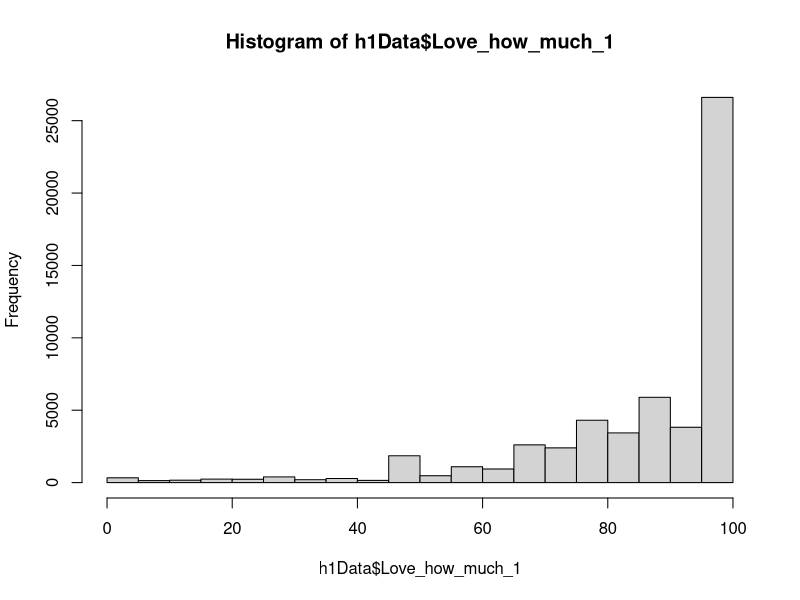
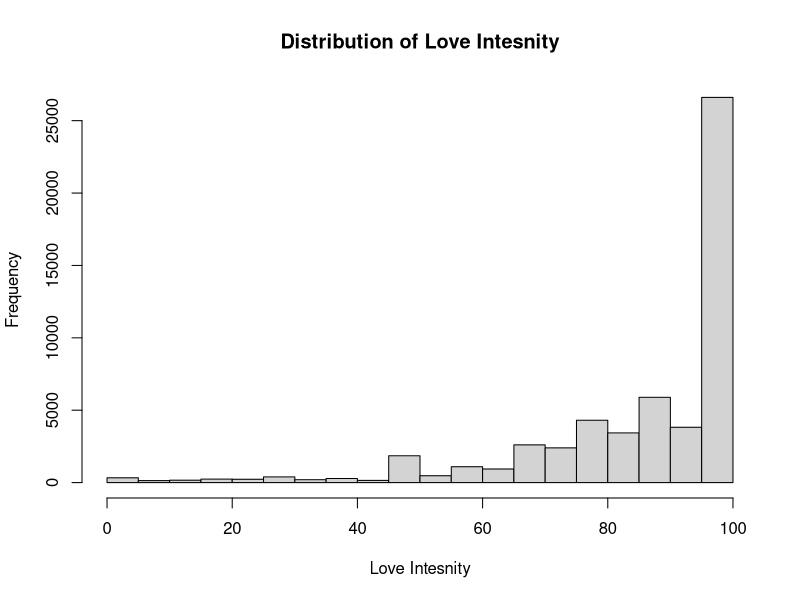

Source code (R) for these figures, in order:
## ---- chunk 1
# Open the project's .Rproj file before running chunks.
# Install psych once in the Console if needed: install.packages("psych")
install.packages("psych")
library(psych)

library(readr)
h1Data <- read_csv("Data/processed_data/h1.csv")

h2Data <- read_csv("Data/processed_data/h2.csv")

## ---- chunk 2
# A histogram groups numerical values into intervals (bins).
# Bar height shows how many observations fall in each interval.
# Start by looking at the distribution before calculating summary statistics.

hist(h1Data$Love_how_much_1)

# add readable labels 
hist(h1Data$Love_how_much_1,
     main="Distribution of Love Intesnity",
     xlab = "Love Intesnity")


# Add readable labels to the same histogram.
## ---- chunk 3
# Mean: add the scores and divide by the number of observed responses.
###JK: Add a numerical summary of H1 love intensity. ###
# Your H2 summary already covers relationship duration and overall love. H1 love intensity currently has a histogram but no numerical summary.
# psych::describe(h1Data["Love_how_much_1"])
###  End of comment ###

mean(h2Data$all_love_score, na.rm=T)
# Median: the middle score after sorting the responses.
median(h2Data$all_love_score, na.rm=T)
# Table: count how many people are in each category. #I used my h1 for this table
table(h1Data$Sex, useNA="ifany")
# Range: return the minimum and maximum, rather than their difference.
range(h2Data$all_love_score, na.rm=T)
# IQR: the 75th percentile minus the 25th percentile.
IQR(h2Data$all_love_score, na.rm=T)
## ---- chunk 4
# scale() uses z = (original score - mean) / standard deviation by default.
# Keep the original commitment scores and store the standardized values separately.
# scale() returns a matrix; as.numeric() makes a simple numeric column.
h2Data$all_love_score_z <- scale(h2Data$all_love_score)
# Standardized scores have mean approximately 0 and standard deviation 1.
mean(h2Data$all_love_score_z, na.rm=T)

sd(h2Data$all_love_score_z, na.rm=T)

## ---- chunk 5
# Covariance describes whether two variables tend to move together.
# Positive: higher values tend to occur together. Negative: higher values tend to accompany lower values.
# Its size depends on the units and is not restricted to -1 through 1.
cov(h2Data$all_love_score, h2Data$Relationship_length, use="complete.obs")
# Pearson correlation expresses a linear association on a -1 to 1 scale.
cor(h2Data$all_love_score, h2Data$Relationship_length, use="complete.obs")
# Select numerical variables only; do not include participant IDs or category codes.
corData <- h2Data[,c("Relationship_length", "all_love_score")]
# A correlation matrix gives the correlation for each pair of columns.
# The diagonal is 1 because each variable is correlated with itself.
cor(corData, use ="complete.obs")
## ---- chunk 6
# summary() reports minimum, quartiles, median, mean, maximum, and missing counts when present.
summary(corData)
# psych::describe() reports n, mean, SD, median, minimum, maximum, range width (max minus min), skewness, kurtosis, and other summaries.
psych::describe(corData) 

# However it does not report every statistic above: compute IQR, cov(), and cor() separately.
